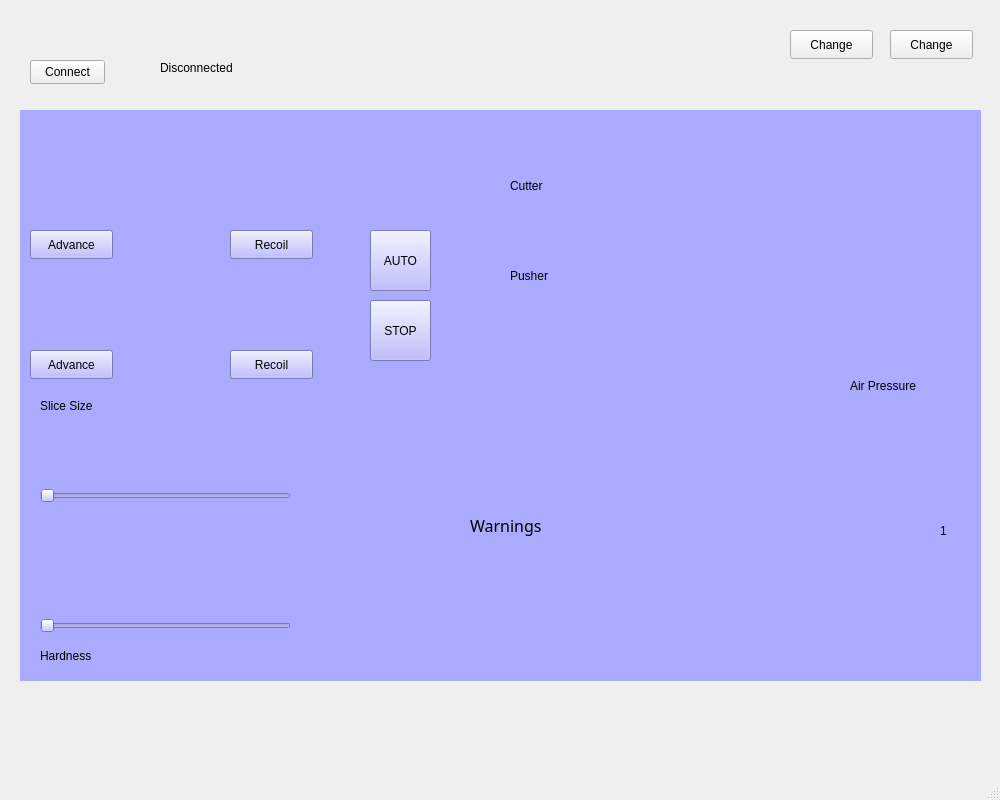
<?xml version="1.0" encoding="UTF-8"?>
<ui version="4.0">
 <class>MainWindow</class>
 <widget class="QMainWindow" name="MainWindow">
  <property name="geometry">
   <rect>
    <x>0</x>
    <y>0</y>
    <width>1000</width>
    <height>800</height>
   </rect>
  </property>
  <property name="windowTitle">
   <string>MainWindow</string>
  </property>
  <widget class="QWidget" name="centralwidget">
   <widget class="QPushButton" name="GotoInstruct">
    <property name="geometry">
     <rect>
      <x>890</x>
      <y>30</y>
      <width>83</width>
      <height>29</height>
     </rect>
    </property>
    <property name="text">
     <string>Change</string>
    </property>
   </widget>
   <widget class="QStackedWidget" name="stackedWidget">
    <property name="geometry">
     <rect>
      <x>20</x>
      <y>110</y>
      <width>961</width>
      <height>571</height>
     </rect>
    </property>
    <widget class="QWidget" name="Controls">
     <property name="styleSheet">
      <string notr="true">background-color: rgb(170, 170, 255);</string>
     </property>
     <widget class="QLabel" name="Cucumber">
      <property name="geometry">
       <rect>
        <x>120</x>
        <y>430</y>
        <width>51</width>
        <height>51</height>
       </rect>
      </property>
      <property name="text">
       <string/>
      </property>
     </widget>
     <widget class="QLabel" name="label_2">
      <property name="geometry">
       <rect>
        <x>20</x>
        <y>530</y>
        <width>121</width>
        <height>31</height>
       </rect>
      </property>
      <property name="styleSheet">
       <string notr="true">color: rgb(0, 0, 0);</string>
      </property>
      <property name="text">
       <string>Hardness</string>
      </property>
     </widget>
     <widget class="QLabel" name="label">
      <property name="geometry">
       <rect>
        <x>20</x>
        <y>280</y>
        <width>101</width>
        <height>31</height>
       </rect>
      </property>
      <property name="styleSheet">
       <string notr="true">color: rgb(0, 0, 0);</string>
      </property>
      <property name="text">
       <string>Slice Size</string>
      </property>
     </widget>
     <widget class="QLabel" name="label_6">
      <property name="geometry">
       <rect>
        <x>560</x>
        <y>140</y>
        <width>301</width>
        <height>61</height>
       </rect>
      </property>
      <property name="text">
       <string/>
      </property>
     </widget>
     <widget class="QPushButton" name="RecoilA">
      <property name="geometry">
       <rect>
        <x>210</x>
        <y>120</y>
        <width>83</width>
        <height>29</height>
       </rect>
      </property>
      <property name="styleSheet">
       <string notr="true">color: rgb(0, 0, 0);</string>
      </property>
      <property name="text">
       <string>Recoil</string>
      </property>
     </widget>
     <widget class="QSlider" name="SliderHardness">
      <property name="geometry">
       <rect>
        <x>20</x>
        <y>500</y>
        <width>251</width>
        <height>31</height>
       </rect>
      </property>
      <property name="orientation">
       <enum>Qt::Horizontal</enum>
      </property>
     </widget>
     <widget class="QLabel" name="label_3">
      <property name="geometry">
       <rect>
        <x>20</x>
        <y>320</y>
        <width>251</width>
        <height>41</height>
       </rect>
      </property>
      <property name="text">
       <string/>
      </property>
      <property name="pixmap">
       <pixmap>Regla.png</pixmap>
      </property>
      <property name="scaledContents">
       <bool>true</bool>
      </property>
     </widget>
     <widget class="QLabel" name="label_5">
      <property name="geometry">
       <rect>
        <x>560</x>
        <y>40</y>
        <width>301</width>
        <height>61</height>
       </rect>
      </property>
      <property name="text">
       <string/>
      </property>
     </widget>
     <widget class="QSlider" name="horizontalSlider">
      <property name="geometry">
       <rect>
        <x>20</x>
        <y>370</y>
        <width>251</width>
        <height>31</height>
       </rect>
      </property>
      <property name="orientation">
       <enum>Qt::Horizontal</enum>
      </property>
     </widget>
     <widget class="QLabel" name="label_4">
      <property name="geometry">
       <rect>
        <x>10</x>
        <y>20</y>
        <width>281</width>
        <height>71</height>
       </rect>
      </property>
      <property name="text">
       <string/>
      </property>
     </widget>
     <widget class="QPushButton" name="RecoilB">
      <property name="geometry">
       <rect>
        <x>210</x>
        <y>240</y>
        <width>83</width>
        <height>29</height>
       </rect>
      </property>
      <property name="styleSheet">
       <string notr="true">color: rgb(0, 0, 0);</string>
      </property>
      <property name="text">
       <string>Recoil</string>
      </property>
     </widget>
     <widget class="QLabel" name="label_9">
      <property name="geometry">
       <rect>
        <x>10</x>
        <y>160</y>
        <width>281</width>
        <height>71</height>
       </rect>
      </property>
      <property name="text">
       <string/>
      </property>
     </widget>
     <widget class="QLabel" name="Carrot">
      <property name="geometry">
       <rect>
        <x>230</x>
        <y>430</y>
        <width>51</width>
        <height>51</height>
       </rect>
      </property>
      <property name="text">
       <string/>
      </property>
     </widget>
     <widget class="QLabel" name="label_8">
      <property name="geometry">
       <rect>
        <x>770</x>
        <y>500</y>
        <width>71</width>
        <height>71</height>
       </rect>
      </property>
      <property name="text">
       <string/>
      </property>
      <property name="pixmap">
       <pixmap>Needle1.png</pixmap>
      </property>
      <property name="scaledContents">
       <bool>true</bool>
      </property>
     </widget>
     <widget class="QPushButton" name="AdvanceA">
      <property name="geometry">
       <rect>
        <x>10</x>
        <y>120</y>
        <width>83</width>
        <height>29</height>
       </rect>
      </property>
      <property name="styleSheet">
       <string notr="true">color: rgb(0, 0, 0);</string>
      </property>
      <property name="text">
       <string>Advance</string>
      </property>
     </widget>
     <widget class="QPushButton" name="AdvanceB">
      <property name="geometry">
       <rect>
        <x>10</x>
        <y>240</y>
        <width>83</width>
        <height>29</height>
       </rect>
      </property>
      <property name="styleSheet">
       <string notr="true">color: rgb(0, 0, 0);</string>
      </property>
      <property name="text">
       <string>Advance</string>
      </property>
     </widget>
     <widget class="QPushButton" name="Stop">
      <property name="geometry">
       <rect>
        <x>350</x>
        <y>190</y>
        <width>61</width>
        <height>61</height>
       </rect>
      </property>
      <property name="styleSheet">
       <string notr="true">color: rgb(0, 0, 0);</string>
      </property>
      <property name="text">
       <string>STOP</string>
      </property>
     </widget>
     <widget class="QPushButton" name="Auto">
      <property name="geometry">
       <rect>
        <x>350</x>
        <y>120</y>
        <width>61</width>
        <height>61</height>
       </rect>
      </property>
      <property name="styleSheet">
       <string notr="true">color: rgb(0, 0, 0);</string>
      </property>
      <property name="text">
       <string>AUTO</string>
      </property>
     </widget>
     <widget class="QLabel" name="PressInd">
      <property name="geometry">
       <rect>
        <x>840</x>
        <y>300</y>
        <width>71</width>
        <height>241</height>
       </rect>
      </property>
      <property name="text">
       <string/>
      </property>
      <property name="pixmap">
       <pixmap>Press.png</pixmap>
      </property>
      <property name="scaledContents">
       <bool>true</bool>
      </property>
     </widget>
     <widget class="QLabel" name="Ban">
      <property name="geometry">
       <rect>
        <x>10</x>
        <y>430</y>
        <width>51</width>
        <height>51</height>
       </rect>
      </property>
      <property name="text">
       <string/>
      </property>
     </widget>
     <widget class="QLabel" name="label_41">
      <property name="geometry">
       <rect>
        <x>830</x>
        <y>260</y>
        <width>101</width>
        <height>31</height>
       </rect>
      </property>
      <property name="styleSheet">
       <string notr="true">color: rgb(0, 0, 0);</string>
      </property>
      <property name="text">
       <string>Air Pressure</string>
      </property>
     </widget>
     <widget class="QLabel" name="label_42">
      <property name="geometry">
       <rect>
        <x>920</x>
        <y>300</y>
        <width>31</width>
        <height>241</height>
       </rect>
      </property>
      <property name="styleSheet">
       <string notr="true">color: rgb(0, 0, 0);</string>
      </property>
      <property name="text">
       <string>1</string>
      </property>
     </widget>
     <widget class="QLabel" name="label_44">
      <property name="geometry">
       <rect>
        <x>490</x>
        <y>60</y>
        <width>51</width>
        <height>31</height>
       </rect>
      </property>
      <property name="styleSheet">
       <string notr="true">color: rgb(0, 0, 0);</string>
      </property>
      <property name="text">
       <string>Cutter</string>
      </property>
     </widget>
     <widget class="QLabel" name="label_45">
      <property name="geometry">
       <rect>
        <x>490</x>
        <y>150</y>
        <width>51</width>
        <height>31</height>
       </rect>
      </property>
      <property name="styleSheet">
       <string notr="true">color: rgb(0, 0, 0);</string>
      </property>
      <property name="text">
       <string>Pusher</string>
      </property>
     </widget>
     <widget class="QLabel" name="label_46">
      <property name="geometry">
       <rect>
        <x>450</x>
        <y>400</y>
        <width>141</width>
        <height>31</height>
       </rect>
      </property>
      <property name="font">
       <font>
        <family>ROG Fonts</family>
        <pointsize>12</pointsize>
       </font>
      </property>
      <property name="styleSheet">
       <string notr="true">color: rgb(0, 0, 0);</string>
      </property>
      <property name="text">
       <string>Warnings</string>
      </property>
     </widget>
    </widget>
    <widget class="QWidget" name="Instructions">
     <property name="styleSheet">
      <string notr="true">background-color: rgb(0, 170, 255);</string>
     </property>
     <widget class="QLabel" name="DescriptionText">
      <property name="geometry">
       <rect>
        <x>280</x>
        <y>270</y>
        <width>641</width>
        <height>271</height>
       </rect>
      </property>
      <property name="text">
       <string>TextLabel</string>
      </property>
     </widget>
     <widget class="QPushButton" name="pushButton_2">
      <property name="geometry">
       <rect>
        <x>20</x>
        <y>60</y>
        <width>211</width>
        <height>29</height>
       </rect>
      </property>
      <property name="styleSheet">
       <string notr="true">color: rgb(0, 0, 0);</string>
      </property>
      <property name="text">
       <string>Automatic function</string>
      </property>
     </widget>
     <widget class="QPushButton" name="pushButton_4">
      <property name="geometry">
       <rect>
        <x>20</x>
        <y>300</y>
        <width>211</width>
        <height>29</height>
       </rect>
      </property>
      <property name="styleSheet">
       <string notr="true">color: rgb(0, 0, 0);</string>
      </property>
      <property name="text">
       <string>Limit Switch Sensors</string>
      </property>
     </widget>
     <widget class="QLabel" name="label_19">
      <property name="geometry">
       <rect>
        <x>20</x>
        <y>20</y>
        <width>211</width>
        <height>31</height>
       </rect>
      </property>
      <property name="font">
       <font>
        <family>Bahnschrift SemiBold</family>
        <pointsize>12</pointsize>
        <bold>true</bold>
       </font>
      </property>
      <property name="styleSheet">
       <string notr="true">color: rgb(0, 0, 0);</string>
      </property>
      <property name="text">
       <string>Controls</string>
      </property>
     </widget>
     <widget class="QLabel" name="label_20">
      <property name="geometry">
       <rect>
        <x>20</x>
        <y>260</y>
        <width>211</width>
        <height>31</height>
       </rect>
      </property>
      <property name="font">
       <font>
        <family>Bahnschrift SemiBold</family>
        <pointsize>12</pointsize>
        <bold>true</bold>
       </font>
      </property>
      <property name="styleSheet">
       <string notr="true">color: rgb(0, 0, 0);</string>
      </property>
      <property name="text">
       <string>Status</string>
      </property>
     </widget>
     <widget class="QPushButton" name="pushButton_5">
      <property name="geometry">
       <rect>
        <x>20</x>
        <y>100</y>
        <width>211</width>
        <height>29</height>
       </rect>
      </property>
      <property name="styleSheet">
       <string notr="true">color: rgb(0, 0, 0);</string>
      </property>
      <property name="text">
       <string>Stop function</string>
      </property>
     </widget>
     <widget class="QPushButton" name="pushButton_12">
      <property name="geometry">
       <rect>
        <x>20</x>
        <y>140</y>
        <width>211</width>
        <height>29</height>
       </rect>
      </property>
      <property name="styleSheet">
       <string notr="true">color: rgb(0, 0, 0);
</string>
      </property>
      <property name="text">
       <string>Slice size slider</string>
      </property>
     </widget>
     <widget class="QPushButton" name="pushButton_13">
      <property name="geometry">
       <rect>
        <x>20</x>
        <y>180</y>
        <width>211</width>
        <height>29</height>
       </rect>
      </property>
      <property name="styleSheet">
       <string notr="true">color: rgb(0, 0, 0);</string>
      </property>
      <property name="text">
       <string>Hardness slider</string>
      </property>
     </widget>
     <widget class="QPushButton" name="pushButton_14">
      <property name="geometry">
       <rect>
        <x>20</x>
        <y>220</y>
        <width>211</width>
        <height>29</height>
       </rect>
      </property>
      <property name="styleSheet">
       <string notr="true">color: rgb(0, 0, 0);
</string>
      </property>
      <property name="text">
       <string>Forward and backward </string>
      </property>
     </widget>
     <widget class="QLabel" name="Images">
      <property name="geometry">
       <rect>
        <x>400</x>
        <y>20</y>
        <width>381</width>
        <height>221</height>
       </rect>
      </property>
      <property name="text">
       <string>TextLabel</string>
      </property>
     </widget>
     <widget class="QPushButton" name="pushButton_22">
      <property name="geometry">
       <rect>
        <x>20</x>
        <y>340</y>
        <width>211</width>
        <height>29</height>
       </rect>
      </property>
      <property name="styleSheet">
       <string notr="true">color: rgb(0, 0, 0);</string>
      </property>
      <property name="text">
       <string>Other Sensors</string>
      </property>
     </widget>
     <widget class="QPushButton" name="pushButton_23">
      <property name="geometry">
       <rect>
        <x>20</x>
        <y>380</y>
        <width>211</width>
        <height>29</height>
       </rect>
      </property>
      <property name="styleSheet">
       <string notr="true">color: rgb(0, 0, 0);</string>
      </property>
      <property name="text">
       <string>Pressure Indicator</string>
      </property>
     </widget>
     <widget class="QPushButton" name="pushButton_24">
      <property name="geometry">
       <rect>
        <x>20</x>
        <y>420</y>
        <width>211</width>
        <height>29</height>
       </rect>
      </property>
      <property name="styleSheet">
       <string notr="true">color: rgb(0, 0, 0);</string>
      </property>
      <property name="text">
       <string>Operating State</string>
      </property>
     </widget>
     <widget class="QLabel" name="label_43">
      <property name="geometry">
       <rect>
        <x>20</x>
        <y>460</y>
        <width>211</width>
        <height>31</height>
       </rect>
      </property>
      <property name="font">
       <font>
        <family>Bahnschrift SemiBold</family>
        <pointsize>12</pointsize>
        <bold>true</bold>
       </font>
      </property>
      <property name="styleSheet">
       <string notr="true">color: rgb(0, 0, 0);</string>
      </property>
      <property name="text">
       <string>Use</string>
      </property>
     </widget>
     <widget class="QPushButton" name="pushButton_25">
      <property name="geometry">
       <rect>
        <x>20</x>
        <y>530</y>
        <width>211</width>
        <height>29</height>
       </rect>
      </property>
      <property name="styleSheet">
       <string notr="true">color: rgb(0, 0, 0);</string>
      </property>
      <property name="text">
       <string>Usage Instruction</string>
      </property>
     </widget>
     <widget class="QPushButton" name="pushButton_26">
      <property name="geometry">
       <rect>
        <x>20</x>
        <y>490</y>
        <width>211</width>
        <height>29</height>
       </rect>
      </property>
      <property name="styleSheet">
       <string notr="true">color: rgb(0, 0, 0);</string>
      </property>
      <property name="text">
       <string>Cleaning Protocol</string>
      </property>
     </widget>
    </widget>
   </widget>
   <widget class="QPushButton" name="GotoControls">
    <property name="geometry">
     <rect>
      <x>790</x>
      <y>30</y>
      <width>83</width>
      <height>29</height>
     </rect>
    </property>
    <property name="text">
     <string>Change</string>
    </property>
   </widget>
   <widget class="QPushButton" name="connectionButton">
    <property name="geometry">
     <rect>
      <x>30</x>
      <y>60</y>
      <width>75</width>
      <height>24</height>
     </rect>
    </property>
    <property name="text">
     <string>Connect</string>
    </property>
   </widget>
   <widget class="QLabel" name="connectionStateLabel">
    <property name="geometry">
     <rect>
      <x>160</x>
      <y>60</y>
      <width>171</width>
      <height>16</height>
     </rect>
    </property>
    <property name="text">
     <string>Disconnected</string>
    </property>
   </widget>
  </widget>
  <widget class="QMenuBar" name="menubar">
   <property name="geometry">
    <rect>
     <x>0</x>
     <y>0</y>
     <width>1000</width>
     <height>22</height>
    </rect>
   </property>
  </widget>
  <widget class="QStatusBar" name="statusbar"/>
 </widget>
 <resources/>
 <connections/>
</ui>
